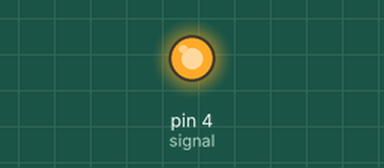
Simulated run of this sketch. Board: Arduino Uno, built with avr-gcc and run on an emulated ATmega328P. On the bench: output pins drawn as LEDs (lit = HIGH).

Above: at 1.0 s.
At 3.0 s:
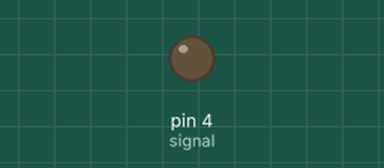
Timing chart, 0 to 5.2 s (numbered marks = the images above):
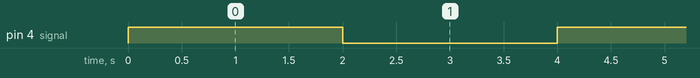

The sketch:

Relay.ino
```cpp
int signal=4;
void setup() {
  // put your setup code here, to run once:
  pinMode(signal,OUTPUT);
}

void loop() {
  // put your main code here, to run repeatedly:
  digitalWrite(signal,HIGH);
  delay(2000);
  digitalWrite(signal,LOW);
  delay(2000);
}
```

Measured:
- by itself, pin 4 (signal): alternates HIGH for 2.0 s and LOW for 2.0 s
